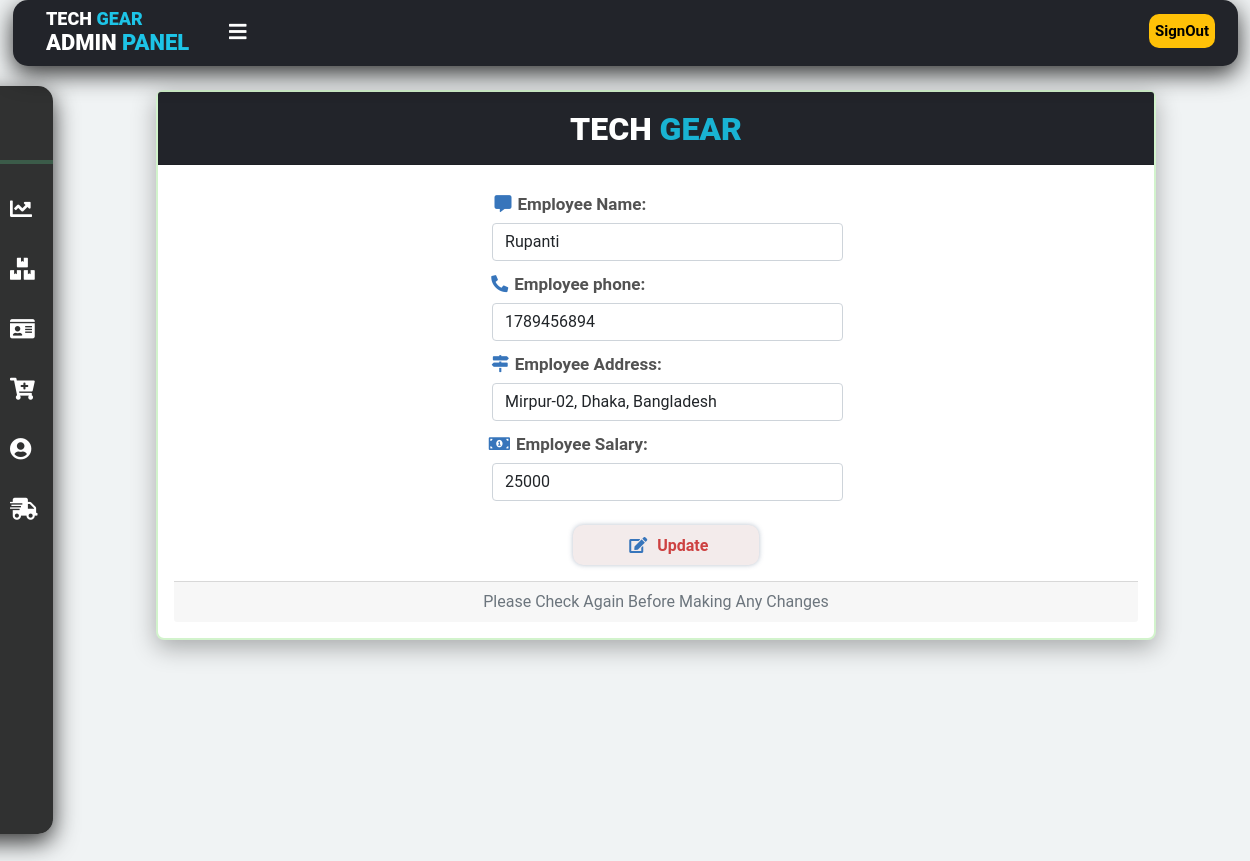
The app's page /admin_empedit.php?empid=210 (signed in) with its own data.
### tables this page shows
CREATE TABLE `employee` (
  `emp_id` int(100) NOT NULL,
  `emp_name` varchar(100) NOT NULL,
  `emp_phone` int(100) NOT NULL,
  `emp_address` varchar(100) NOT NULL,
  `salary` varchar(100) NOT NULL
);

### admin_empedit.php (the view, shortened to what this page needs)
<!DOCTYPE html>
<html lang="en">
<head>
    <link rel="stylesheet" href="https://pro.fontawesome.com/releases/v5.10.0/css/all.css"/>
    <link href="https://cdn.jsdelivr.net/npm/bootstrap@5.1.3/dist/css/bootstrap.min.css" rel="stylesheet">
    <link rel="stylesheet" href="admin_orderlistcustomer.css">
</head>
<body>
<header>
    <label for="check">
<i class="fas fa-bars" id="sidebar-btn"></i>
</label>
<div class="left-area">
<h3>Tech <span>Gear</span></h3>
</div>
<div class="right-area">
<h3>Admin <span>Panel</span> </h3>
<button  type="button" onclick="document.location='logout.php'" class="btn btn-warning">SignOut</button>
</div>
</header>
<div class="sidebar">
          <center>
            <h4>Welcome, <?php echo $_SESSION['admin'];?></h4>
            <hr></hr>
          </center>
          <a href="admin.php"><i class="fas fa-chart-line"></i><span>Dashboard</span></a>
<a href="admin_orderlist.php"><i class="fas fa-boxes"></i><span>Order Details</span> </a>
<a href="admin_empdetails.php"><i class="fas fa-id-card"></i><span>Employee Details</span> </a>
<a href="admin_product.php"><i class="fas fa-cart-plus"></i><span>Product Details</span> </a>
<a href="admin_customer.php"><i class="fas fa-user-circle"></i><span>Customer Details</span> </a>
<a href="admin_ship.php"><i class="fas fa-shipping-fast"></i><span>Shipping Details</span> </a>
</div>
<div class="content">
    <?php
    include 'connect.php';
    mysqli_select_db($connection,'store');
    $id = $_GET['empid'];
    $query = "select *from employee where emp_id='$id'";
    $run = mysqli_query($connection,$query);
    $fetch = mysqli_fetch_assoc($run);
    ?>
<div class="card text-center">
  <div class="card-header">
   <h2>Tech<span> Gear</span></h2>
  </div>
  <div class="card-body">
    <div class="card-title"><div class="input-group mb-3">
            <form action="admin_empupdate.php" method="post">
            <label class= "label"><b>&nbsp;&nbsp;&nbsp;&nbsp;&nbsp;&nbsp;&nbsp;&nbsp;&nbsp;<i class="fas fa-comment-alt"></i>Employee Name:</b></label>
            <input type="text" id ="emp_name" name="emp_name" class="form-control" placeholder="Enter Employee Name" value="<?php echo $fetch['emp_name']  ?>">
            <label  class= "label"><b>&nbsp;&nbsp;&nbsp;&nbsp;&nbsp;&nbsp;&nbsp;&nbsp;<i class="fas fa-phone-alt"></i>Employee phone:</b></label>
            <input type="phone" id= "emp_phone" name="emp_phone" class="form-control" placeholder="Enter Employee Phone" value="<?php echo $fetch['emp_phone'] ?>">
            <label  class= "label"><b>&nbsp;&nbsp;&nbsp;&nbsp;&nbsp;&nbsp;&nbsp;&nbsp;&nbsp;&nbsp;&nbsp;&nbsp;<i class="fas fa-map-signs"></i>Employee Address:</b></label>
            <input type="text" id="emp_address" name="emp_address" class="form-control" placeholder="Enter Employee Address" value="<?php echo $fetch['emp_address'] ?>">
            <label  class= "label"><b>&nbsp;&nbsp;&nbsp;&nbsp;&nbsp;&nbsp;&nbsp;&nbsp;<i class="fas fa-money-bill-alt"></i>Employee Salary:</b></label>
            <input type="text" id="salary" name="salary" class="form-control" placeholder="Enter Employee Salary" value="<?php echo $fetch['salary'] ?>">
            <br>
            <button type="submit" name="submit" class="btn btn-light"><i class="fas fa-edit"></i>&nbsp;<b>Update</b></button>
</div></div>
  <div class="card-footer text-muted">
Please Check Again Before Making Any Changes
  </div>
</div>
</div>
</body>
</html>

### admin_orderlistcustomer.css (style rules this page uses)
* { margin: 0; padding:0 ; font-family: "Roboto", sans-serif; }
body { margin: 0 ; padding: 0 ; font-family: "Roboto", sans-serif; background: #f0f3f4; }
header { position: fixed; background: #22242A; padding: 33px; width: 98%; height: 32px; box-shadow: 0px 8px 24px rgba(0,0,0,0.8); left: 13px; border-radius: 15px; z-index: 1; top: 0; }
.left-area h3 { color: #fff; margin: 0; text-transform: uppercase; font-size: 18px; font-weight:900; margin-top: -49px; }
.left-area span { color: #1DC4E7; }
.right-area h3 { color: #fff; margin: 0; text-transform: uppercase; font-size: 22px; font-weight:900; }
.right-area span { color:#1DC4E7; }
.btn-warning { padding: 6px; float: right; margin-top: -42px; margin-right:-10px; font-size:15px; font-weight:600; color: rgb(0, 0, 0); transition: 0.6s; transition-property:background; outline: none; border: none; border-radius:10px; }
.sidebar { background-color: rgba(0, 0, 0, 0.8); margin-top: 86px; padding-top: 35px; position: fixed; left: 12px; width: 253px; height: 84%; box-sizing: border-box; transition: 0.5s; transition-property: left; box-shadow: 0px 8px 24px rgba(0,0,0,0.8); border-radius:15px; top: 0px; }
.input-group { position: block; display: flex; flex-wrap: wrap; align-items: stretch; width: 206px; left: 37%; }
.input-group .btn { position: block; z-index: 2; top: -50%; left: 78%; width: 54%; border-radius: 3px; line-height: 24px; }
.sidebar hr { color: rgb(132, 184, 230); border: 2px solid #58d68d ; }
.sidebar h4 { color: #fff; margin-top: 0; margin-bottom: 20px; font-size: 16px; }
.sidebar a { color: #fff; display: block; width: 100%; line-height: 60px; text-decoration: none; padding-left: 40px; box-sizing: border-box; transition:0.4s; transition-property:background; }
.sidebar i { padding-right: 15px; }
label #sidebar-btn { z-index: 1; color: #fff; position: fixed; cursor: pointer; left: 229px; font-size: 20px; margin: 5px 0; transition: 0.5s; transition-property: all; transition-property: color; top: 17px; }
#check:checked ~ .sidebar { left: -200px; }
#check:checked ~ .sidebar a { font-size: 22px; margin-left: 170px; width: 80px; }
.content { margin-left:250px; width: 100%; height: 100vh; transition: 0.5s; }
#check:checked ~ .content { margin-left:40px; }
.card { position: relative; display: flex; flex-direction: column; min-width: 0; word-wrap: break-word; background-color: #fff; background-clip: border-box; border: 2px solid #caf1c3d9; border-radius: 8px; width: 80%; left: 116px; z-index: 0; margin-top: 90px; box-shadow: 0px 8px 24px rgba(0,0,0,0.3); }
.card-header { padding: 0.5rem 1rem; margin-bottom: 0; background-color: rgba(0,0,0,.03); border-bottom: 1pxsolid rgba(0,0,0,.125); background: #22242A; }
.card-body { flex: 1 1 auto; padding: 1rem 1rem; }
.card-header h2 { color: #ffff; text-transform: uppercase; font-weight:900; margin-top:10px ; }
.card-header span { color: #19B3D3; font-weight:900; margin-top:10px ; }
.card .fas { margin: 6px; color: #3775bb; }
.input-group { position: relative; display: block; flex-wrap: wrap; width: 351px; left: 33%; }
.input-group .btn { position: relative; z-index: 2; display: block; top: -50%; left: 23%; width: 53%; border-radius: 10px; line-height: 24px; box-shadow: 0 0 0.36rem rgb(50 75 112 / 35%); color: #c51e1ed4; }
.label { font-size: 17px; position: relative; left: -34%; margin-top: 8px; margin-bottom: 5px; color:#000000ad; }
.btn-light { width: 56px; outline: none; border-radius: 0px; border-top-left-radius: 0px; border-bottom-left-radius: 0px; margin-bottom: 0px; position: relative; transition: 0.4s all; border: none; line-height: 16px; left: 3%; border-radius: 4px; transition: ease-in-out 0.9s; background :rgb(243, 235, 235); }

### records on screen
employee: emp_name "Rupanti", emp_phone "1789456894", emp_address "Mirpur-02, Dhaka, Bangladesh", salary "25000"
